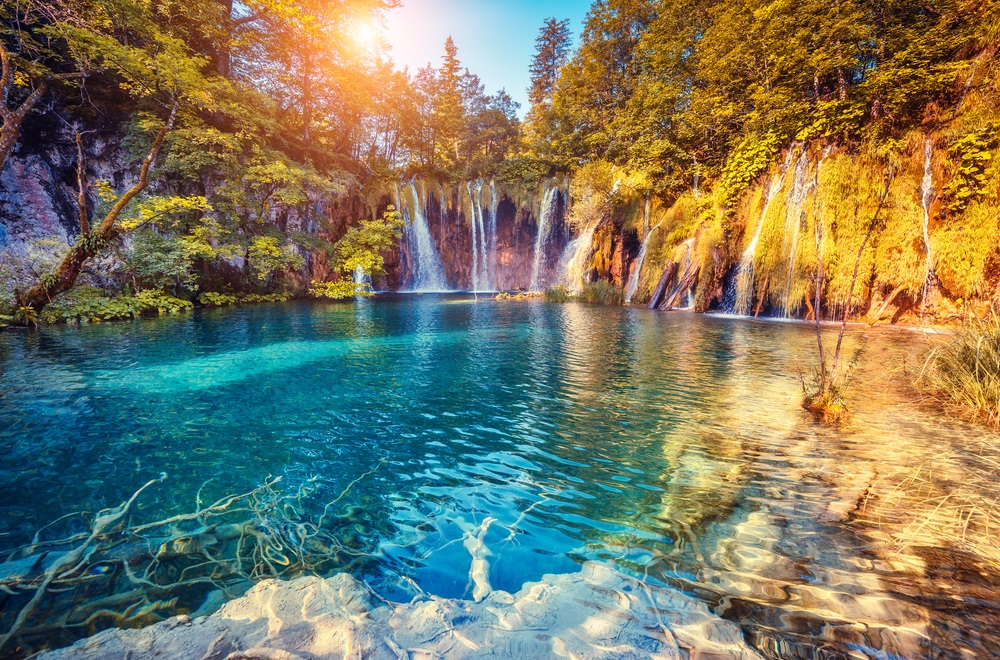
#> input picture foto_2.bmp, 1000 x 660 px
$ python RGB_histogram.py
#> lines starting #> are read from the running program, lines starting #| are printed output that depends on the picture
import cv2                                              #Import cv2
from matplotlib import pyplot as plt                    #Import matplotlib

img = cv2.imread('foto_2.bmp')                          #Lees de foto in
#> img is the input picture: shape (660, 1000, 3); mean B, G, R 97.3, 120.9, 121.7
cv2.imshow("window_name", img)                          #Toon de foto

color = ('b','g','r')                                   #Zet in color b(blauw), g(groen), r(rood)

for i,col in enumerate(color):
    histr = cv2.calcHist([img],[i],None,[256],[0,256])  #Maak de historgram aan calcHist(afbeelding, channels, mask, histSize, ranges)
    plt.plot(histr,color = col)                         #Plot de histogram plot(x, y)
    plt.xlim([0,256])                                   #Plot waardes van de histogram xlim(begin punt, eind punt)
plt.show()                                              #Toon de plot
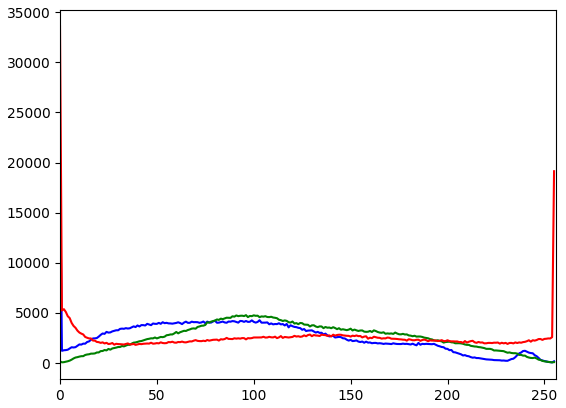
#> figure drawn by matplotlib, 1 panel; curve peaks at x = 0, y = 19756; curve peaks at x = 96, y = 4780; curve peaks at x = 0, y = 33571
